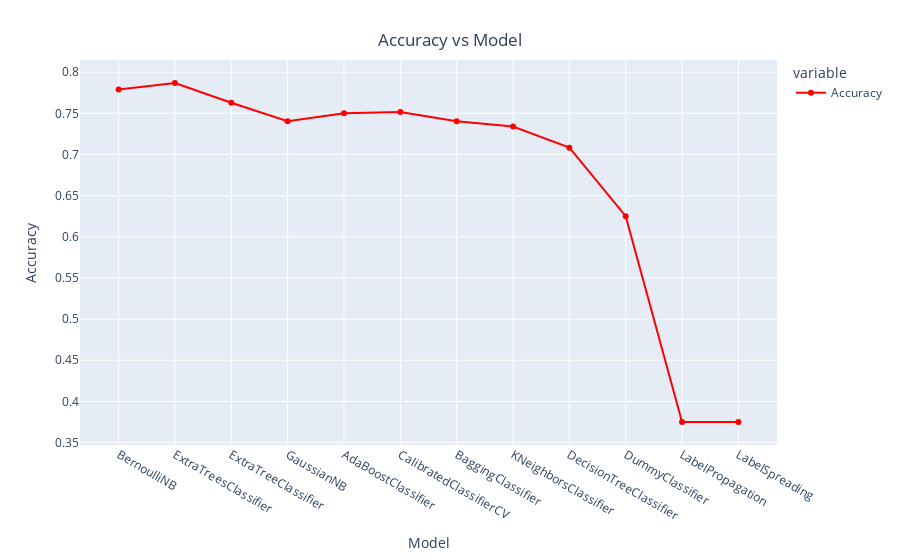

Notebook code for this chart:
### Markdown cell above
### Result visualizations

### Code cell
import plotly.express as px

line = px.line(data_frame= model ,y =["Accuracy"] , markers = True)
line.update_xaxes(title="Model",
                rangeslider_visible = False)
line.update_yaxes(title = "Accuracy")
line.update_traces(line_color="red")
line.update_layout(showlegend = True,
    title = {
        'text': 'Accuracy vs Model',
        'y':0.94,
        'x':0.5,
        'xanchor': 'center',
        'yanchor': 'top'})

line.show()

### Figure 1 — Plotly figure (JSON) as saved in the notebook; plotly's stock layout.template omitted (floating-point values rounded to 4 significant figures)
{"data": [{"hovertemplate": "variable=Accuracy<br>Model=%{x}<br>value=%{y}<extra></extra>", "legendgroup": "Accuracy", "line": {"color": "red", "dash": "solid"}, "marker": {"symbol": "circle"}, "mode": "lines+markers", "name": "Accuracy", "orientation": "v", "showlegend": true, "type": "scatter", "x": ["BernoulliNB", "ExtraTreesClassifier", "ExtraTreeClassifier", "GaussianNB", "AdaBoostClassifier", "CalibratedClassifierCV", "BaggingClassifier", "KNeighborsClassifier", "DecisionTreeClassifier", "DummyClassifier", "LabelPropagation", "LabelSpreading"], "xaxis": "x", "y": [0.7788, 0.7869, 0.7628, 0.7404, 0.75, 0.7516, 0.7404, 0.734, 0.7083, 0.625, 0.375, 0.375], "yaxis": "y"}], "layout": {"legend": {"title": {"text": "variable"}, "tracegroupgap": 0}, "margin": {"t": 60}, "showlegend": true, "title": {"text": "Accuracy vs Model", "x": 0.5, "xanchor": "center", "y": 0.94, "yanchor": "top"}, "xaxis": {"anchor": "y", "domain": [0, 1], "rangeslider": {"visible": false}, "title": {"text": "Model"}}, "yaxis": {"anchor": "x", "domain": [0, 1], "title": {"text": "Accuracy"}}}}
